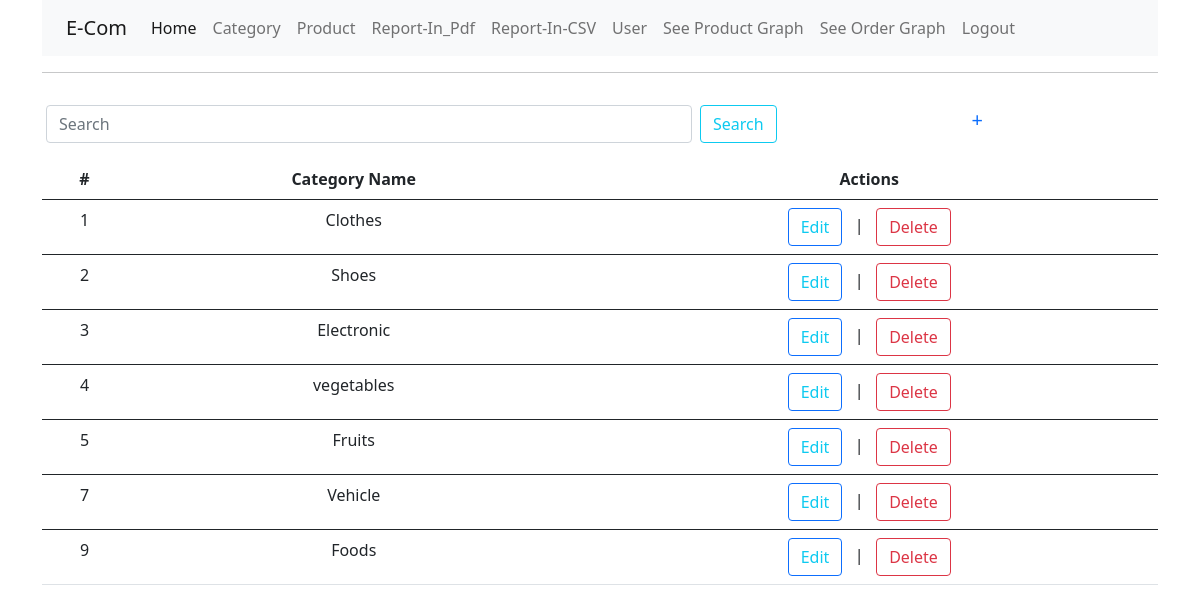
The page /searchcategory/ (signed in) on the database its author committed.
### dashb/models.py (models this page shows, shortened)
class Category(models.Model):
    cat_id = models.AutoField(primary_key=True)
    cname = models.CharField(verbose_name = "Add Category Here", max_length=150, null=True)
    at_updated = models.DateTimeField(default=timezone.now)

### dashb/views.py (the view)
# urls.py: path("searchcategory/", views.search_category, name="searchcategory"),
def search_category(request):
    if request.user.is_authenticated:
        if request.method == 'POST':
            cate_search = request.POST.get('cate_search')
            cate_search_res = Category.objects.filter(cname__icontains=cate_search)
            return render(request, 'category/allcategory.html', {'categories': cate_search_res})
        else:
            all_categories = Category.objects.all()
            return render(request, 'category/allcategory.html', {'categories': all_categories})
    else:
        return redirect('userlogin')

### templates/category/allcategory.html (shortened to what this page needs)
{% extends 'common/base.html' %}
{%load crispy_forms_tags %}
{% block content %}
    <div class="container p-3">
        <div class="row">
            <div class="col-md-8">
                <form class="d-flex" method="POST">
                    <input class="form-control me-2" type="search" placeholder="Search" aria-label="Search" name='cate_search'>
                    <button class="btn btn-outline-info" type="submit">Search</button>
                </form>
            </div>
            <div class="col-md-4 text-center">
               <a href=" {% url 'add_category' %}" class='text-decoration-none fs-5' title="Add Product">+</a>
            </div>
        </div>
    </div>
    <div class="container">
        <div class="row">
            <div class="col-xl">
                <table class="table">
                    <thead>
                        <tr class="text-">
                            <th scope="col" class="text-center">#</th>
                            <th scope="col" class="text-center">Category Name</th>
                            <th scope="col" class="text-center">Actions</th>
                        </tr>
                    </thead>
                    {% for category in categories %}
                    <tbody>
                        <tr>
                            <td scope="row" class="text-center">{{category.cat_id}}</td>
                            <td class="text-center">{{category.cname}}</td>
                            <td class="text-center">
                                <a class="link-info btn btn-outline-primary" href=" {% url 'editcategory' category.cat_id %} " data-bs-toggle="tooltip" data-bs-placement="top" title="Edit Category">Edit</a>
                                 &nbsp; | &nbsp;
                                <a class="link-danger btn btn-outline-danger" href=" {% url 'deletecatgeory' category.cat_id %}" data-bs-toggle="tooltip" data-bs-placement="top" title="Delete Category" onclick="return confirm('Are you sure you want to delete this item')">Delete</a>
                            </td>
                        </tr>
                    </tbody>
                    {% endfor %}
                </table>
            </div>
        </div>
    </div>
{% endblock content %}

### rows shown on the page
Category: cat_id "1", cname "Clothes"
Category: cat_id "2", cname "Shoes"
Category: cat_id "3", cname "Electronic"
Category: cat_id "4", cname "vegetables"
Category: cat_id "5", cname "Fruits"
Category: cat_id "7", cname "Vehicle"
Category: cat_id "9", cname "Foods"
